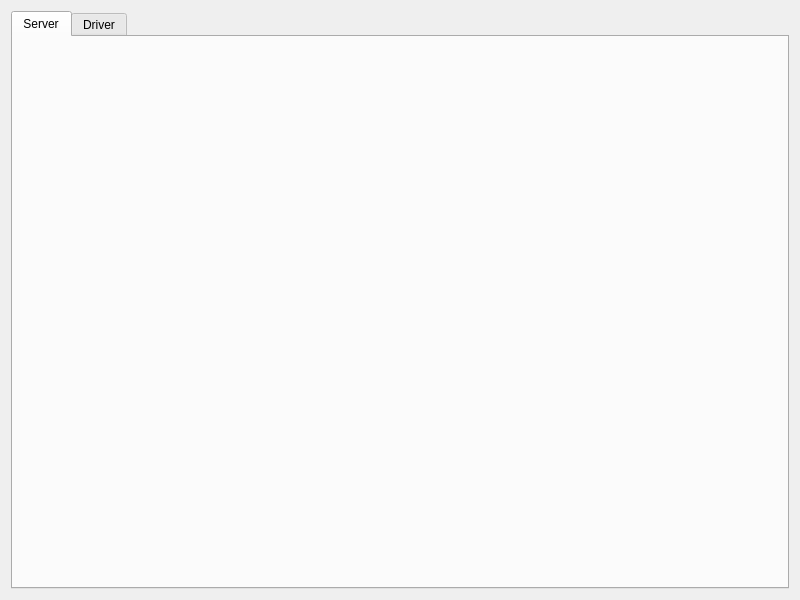
<?xml version="1.0" encoding="UTF-8"?>
<ui version="4.0">
 <class>mainWidget</class>
 <widget class="QWidget" name="mainWidget">
  <property name="geometry">
   <rect>
    <x>0</x>
    <y>0</y>
    <width>800</width>
    <height>600</height>
   </rect>
  </property>
  <property name="windowTitle">
   <string>mainWidget</string>
  </property>
  <layout class="QVBoxLayout" name="verticalLayout">
   <item>
    <widget class="QTabWidget" name="tabWidget">
     <property name="currentIndex">
      <number>0</number>
     </property>
     <widget class="QWidget" name="pTab1">
      <attribute name="title">
       <string>Server</string>
      </attribute>
     </widget>
     <widget class="QWidget" name="pTab2">
      <attribute name="title">
       <string>Driver</string>
      </attribute>
     </widget>
    </widget>
   </item>
  </layout>
 </widget>
 <resources/>
 <connections/>
</ui>
